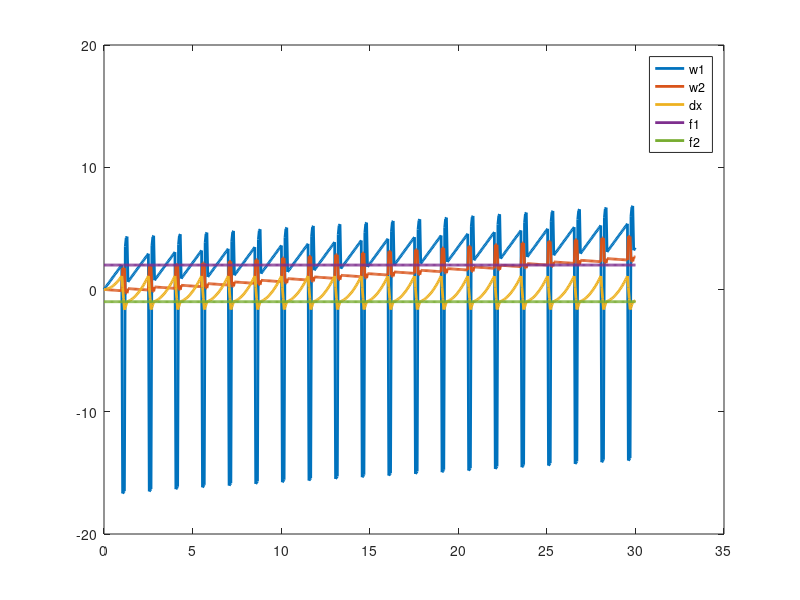
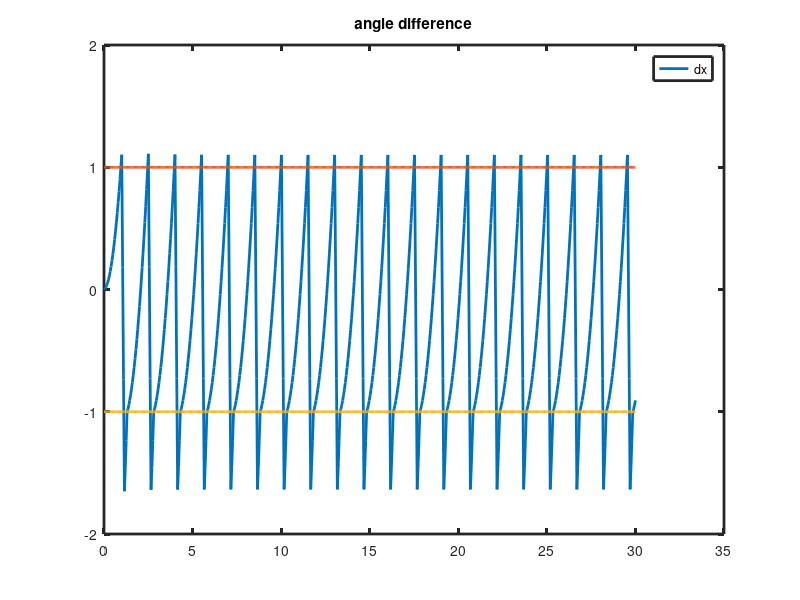
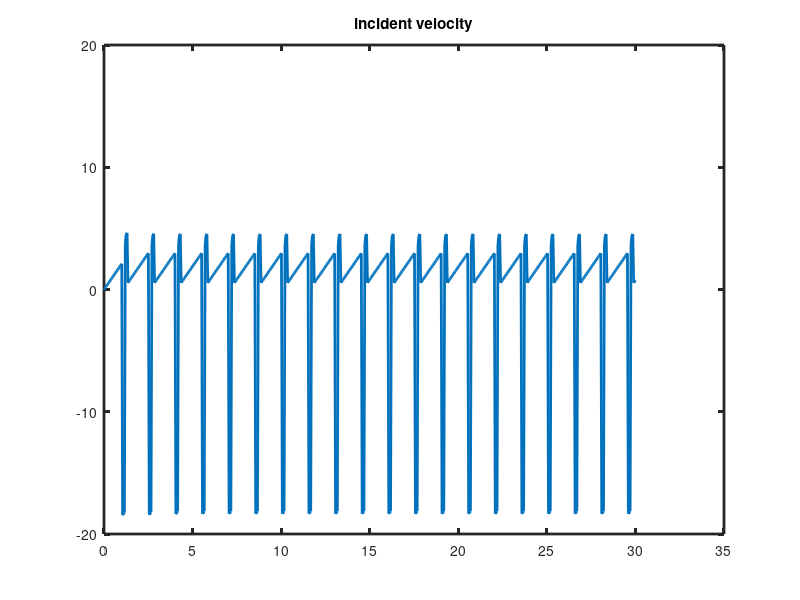

Write MATLAB code to recreate these figures, in order.
%%simple gear 

engaged = 1;  %reduces chatter
alpha  = 1;  %gear ratio
m1 = 1;
m2 = 10;
tend = 30;
h = 1/20;     %time step
N = tend/h;
T =  linspace(0,tend,N)';
ee = 0.0;     %restitution coefficient

fe =   2;     %engine force
fs =  -1;     %shaft torque
%%f = @(t) 2*[ cos(3*t); -cos(2*t) ];
f = @(t) [ fe+0*t;fs+0*t];

fig = 1;
for limit = 1
  X = [0,0];  %positions
  D = [0];    %angle difference
  V = [0,0];  %velocities
  x = [0;0];
  v = [0;0];
  L = [];
  TAU = [];
  dx = 0;
  M = diag([m1,m2]);
  G   = [1, -alpha];
  H   = [M -G';G, 0*1e-1];
  tau =  2;
  gamma = 1/(1+4*tau);
  tol =  1e-4;  %this to avoid chatter and maintain a good
                %contact. if 0, we'll probably have chatter
  %% simplify linear algebra
  schur1 = ( 1/m1 + alpha*alpha/m2 );

  engaged = 1;
  t = 0;
  S = [];
  state = 0;
  u = limit;
  l = -limit;
  for i=2:N
    F =  f(t);
    if ( (l +engaged * tol) < dx && dx < u - ( engaged * tol ) )
      %% solve for free case
      v  =  v + M \ (h*F);
      engaged = 1;
    else
      %% 2 more cases: impact or engaged
      if ( ~ engaged )
        %% impact the thing
        z = H \ [M*v; -ee*G*v];
	v = z(1:2);
	%% we could take a step here, but not needed
	engaged = 1;
	L = [L;z(3)];
	S = [S;2];
      end

      if ( engaged )
	%% we are at bounds or a bit passed, or we just impacted
	cl = dx - l;
	cu = dx  -u;
	% pick the limit we are closest to.
	if( 0 && ( abs(cl) > abs(cu) ) )
	  c = cl;
	else
	  c = cu;
	end
	z = H \ [M*v + h*F ; -4*cl*gamma/h + gamma *G * v];
	v0 = z(1:2);
	%% verify the complementarity conditions
	dx0  = dx + h*G*v0;
	if ( z(3) < 0 &&  (dx0 >= u || dx0 <= l  ) ) 
	  %disp('releasing');
	  v = v + M \ (h*F);
	  engaged = 1;
	else
	  L = [L;z(3)];
	  %disp('coucou')
	  v  = v0;
	  engaged = 1;
	end
      end
    end
    dx = dx + h * G * v;
    x  = x + h * v;
    X = [X;x'];
    V = [V;v'];
    D = [D;dx];
    TAU = [TAU; F(1)-F(2)];
    t = t + h;
    S = [S;engaged];


  end

  figure(fig);  fig = fig+1;
hh = plot( T, V, T, D, T, reshape(f(T), length(T), 2)); 
set(findall(hh, '-property', 'linewidth'), 'linewidth', 2);
legend('w1', 'w2', 'dx', 'f1', 'f2'); 
axis([0, 35, -20, 20])

hh=figure(fig);  fig = fig+1;
plot(T, D,  T, limit+0*T, T, -limit+0*T)
legend('dx')
set(findall(hh, '-property', 'linewidth'), 'linewidth', 2);
title('angle difference')
axis([0, 35, -2,2])

hh=figure(fig);  fig = fig+1;
plot(T,V*G')
title('incident velocity')
set(findall(hh, '-property', 'linewidth'), 'linewidth', 2);
axis([0, 35, -20, 20])
end
